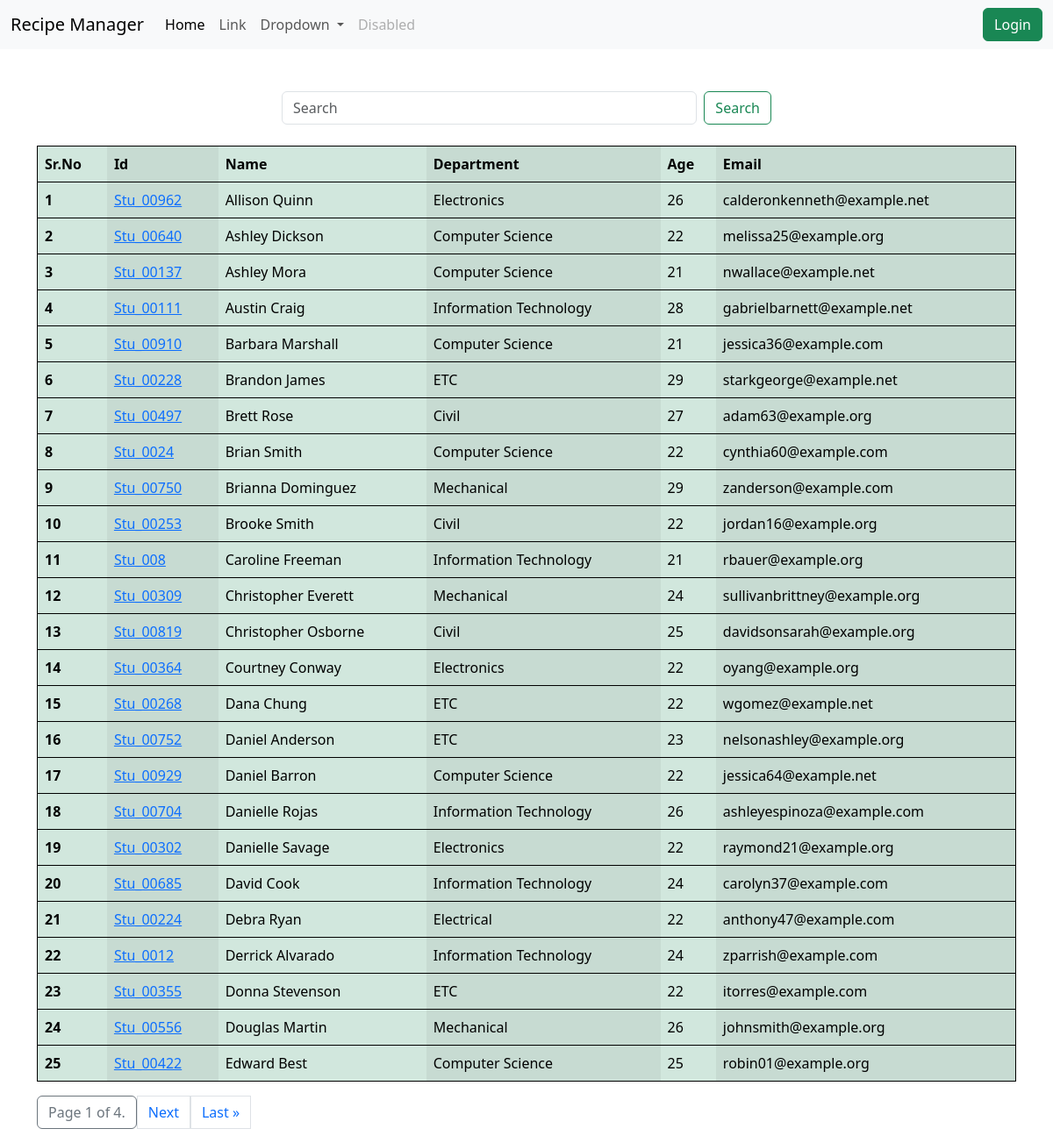
The page /students/ on the database its author committed.
### veggie/models.py (models this page shows, shortened)
class Student(models.Model):
    department = models.ForeignKey(Department, related_name="depart",on_delete=models.CASCADE)
    student_id = models.OneToOneField(StudentID, related_name="studentid",on_delete=models.CASCADE)
    student_name = models.CharField(max_length=100)
    student_email = models.EmailField (unique=True)
    student_age = models.IntegerField(default=18)
    student_address = models.TextField()
    is_deleted = models.BooleanField(default=False)
    objects = StudentsManager()
    admin_objects = models.Manager()
    class Meta:
        ordering = ['student_name']
        verbose_name = "student"

class StudentID(models.Model):
    student_id = models.CharField(max_length=100)
    def __str__(self):
        return self.student_id

class Department(models.Model):
    department = models.CharField(max_length=100)
    class Meta:
        ordering = ['department']

### veggie/views.py (the view, shortened to what this page needs)
# urls.py: path('students/', get_student, name="get_student"),
def get_student(request):
    students = Student.objects.all()
    paginator = Paginator(students, 25)  # Show 25 contacts per page.
    page_number = request.GET.get("page")
    page_obj = paginator.get_page(page_number)
    context = {
        "students" : page_obj,
    }
    return render(request, 'report/students.html', context)

### veggie/models.py (called while the page is built)
    def get_queryset(self):
        return super().get_queryset().filter(is_deleted=False)

### veggie/templates/report/students.html (shortened to what this page needs)
{% extends 'base.html' %}
{% block body %}
<div class="container mt-5">
    <form class="mx-auto mb-4 col-md-6" role="search" style="display: flex; justify-content: center;">
        <input class="form-control me-2" type="search" name="search" placeholder="Search" aria-label="Search">
        <button class="btn btn-outline-success" type="submit">Search</button>
    </form>
    <table class="table table-success table-striped-columns">
        <thead>
          <tr>
            <th scope="col">Sr.No</th>
            <th scope="col">Id</th>
            <th scope="col">Name</th>
            <th scope="col">Department</th>
            <th scope="col">Age</th>
            <th scope="col">Email</th>
          </tr>
        </thead>
        <tbody>
        {% for student in students %}
          <tr>
            <th scope="row">{{forloop.counter}}</th>
            <td>
              <a href="{% url 'see_marks' student.student_id %}">
              {{student.student_id}}</a></td>
            <td>{{student.student_name}}</td>
            <td>{{student.department.department}}</td>
            <td>{{student.student_age}}</td>
            <td>{{student.student_email}}</td>
          </tr>
        {% endfor %}
        </tbody>
      </table>
      <nav aria-label="Page navigation example">
      <ul class="pagination">
            <li class="current page-item btn btn-outline-secondary" disable>
                Page {{ students.number }} of {{ students.paginator.num_pages }}.
            </li>
            {% if students.has_next %}
            <li class="page-item"></li><a class="page-link" href="?page={{ students.next_page_number }}">Next</a></li>
            <li class="page-item"></li><a class="page-link" href="?page={{ students.paginator.num_pages }}">Last &raquo;</a></li>
            {% endif %}
    </ul>
    </nav>
</div>
{% endblock %}

### home/templates/base.html (style rules this page uses)
.table { border: 1px solid black; }

### rows shown on the page
Student: student_id "Stu_00962", student_name "Allison Quinn", department.department "Electronics", student_age "26", student_email "calderonkenneth@example.net"
Student: student_id "Stu_00640", student_name "Ashley Dickson", department.department "Computer Science", student_age "22", student_email "melissa25@example.org"
Student: student_id "Stu_00137", student_name "Ashley Mora", department.department "Computer Science", student_age "21", student_email "nwallace@example.net"
Student: student_id "Stu_00111", student_name "Austin Craig", department.department "Information Technology", student_age "28", student_email "gabrielbarnett@example.net"
Student: student_id "Stu_00910", student_name "Barbara Marshall", department.department "Computer Science", student_age "21", student_email "jessica36@example.com"
Student: student_id "Stu_00228", student_name "Brandon James", department.department "ETC", student_age "29", student_email "starkgeorge@example.net"
Student: student_id "Stu_00497", student_name "Brett Rose", department.department "Civil", student_age "27", student_email "adam63@example.org"
Student: student_id "Stu_0024", student_name "Brian Smith", department.department "Computer Science", student_age "22", student_email "cynthia60@example.com"
Student: student_id "Stu_00750", student_name "Brianna Dominguez", department.department "Mechanical", student_age "29", student_email "zanderson@example.com"
Student: student_id "Stu_00253", student_name "Brooke Smith", department.department "Civil", student_age "22", student_email "jordan16@example.org"
Student: student_id "Stu_008", student_name "Caroline Freeman", department.department "Information Technology", student_age "21", student_email "rbauer@example.org"
Student: student_id "Stu_00309", student_name "Christopher Everett", department.department "Mechanical", student_age "24", student_email "sullivanbrittney@example.org"
Student: student_id "Stu_00819", student_name "Christopher Osborne", department.department "Civil", student_age "25", student_email "davidsonsarah@example.org"
Student: student_id "Stu_00364", student_name "Courtney Conway", department.department "Electronics", student_age "22", student_email "oyang@example.org"
Student: student_id "Stu_00268", student_name "Dana Chung", department.department "ETC", student_age "22", student_email "wgomez@example.net"
Student: student_id "Stu_00752", student_name "Daniel Anderson", department.department "ETC", student_age "23", student_email "nelsonashley@example.org"
Student: student_id "Stu_00929", student_name "Daniel Barron", department.department "Computer Science", student_age "22", student_email "jessica64@example.net"
Student: student_id "Stu_00704", student_name "Danielle Rojas", department.department "Information Technology", student_age "26", student_email "ashleyespinoza@example.com"
Student: student_id "Stu_00302", student_name "Danielle Savage", department.department "Electronics", student_age "22", student_email "raymond21@example.org"
Student: student_id "Stu_00685", student_name "David Cook", department.department "Information Technology", student_age "24", student_email "carolyn37@example.com"
Student: student_id "Stu_00224", student_name "Debra Ryan", department.department "Electrical", student_age "22", student_email "anthony47@example.com"
Student: student_id "Stu_0012", student_name "Derrick Alvarado", department.department "Information Technology", student_age "24", student_email "zparrish@example.com"
Student: student_id "Stu_00355", student_name "Donna Stevenson", department.department "ETC", student_age "22", student_email "itorres@example.com"
Student: student_id "Stu_00556", student_name "Douglas Martin", department.department "Mechanical", student_age "26", student_email "johnsmith@example.org"
Student: student_id "Stu_00422", student_name "Edward Best", department.department "Computer Science", student_age "25", student_email "robin01@example.org"

### other values the page prints
{{ students.number }} "1"
{{ students.paginator.num_pages }} "4"
